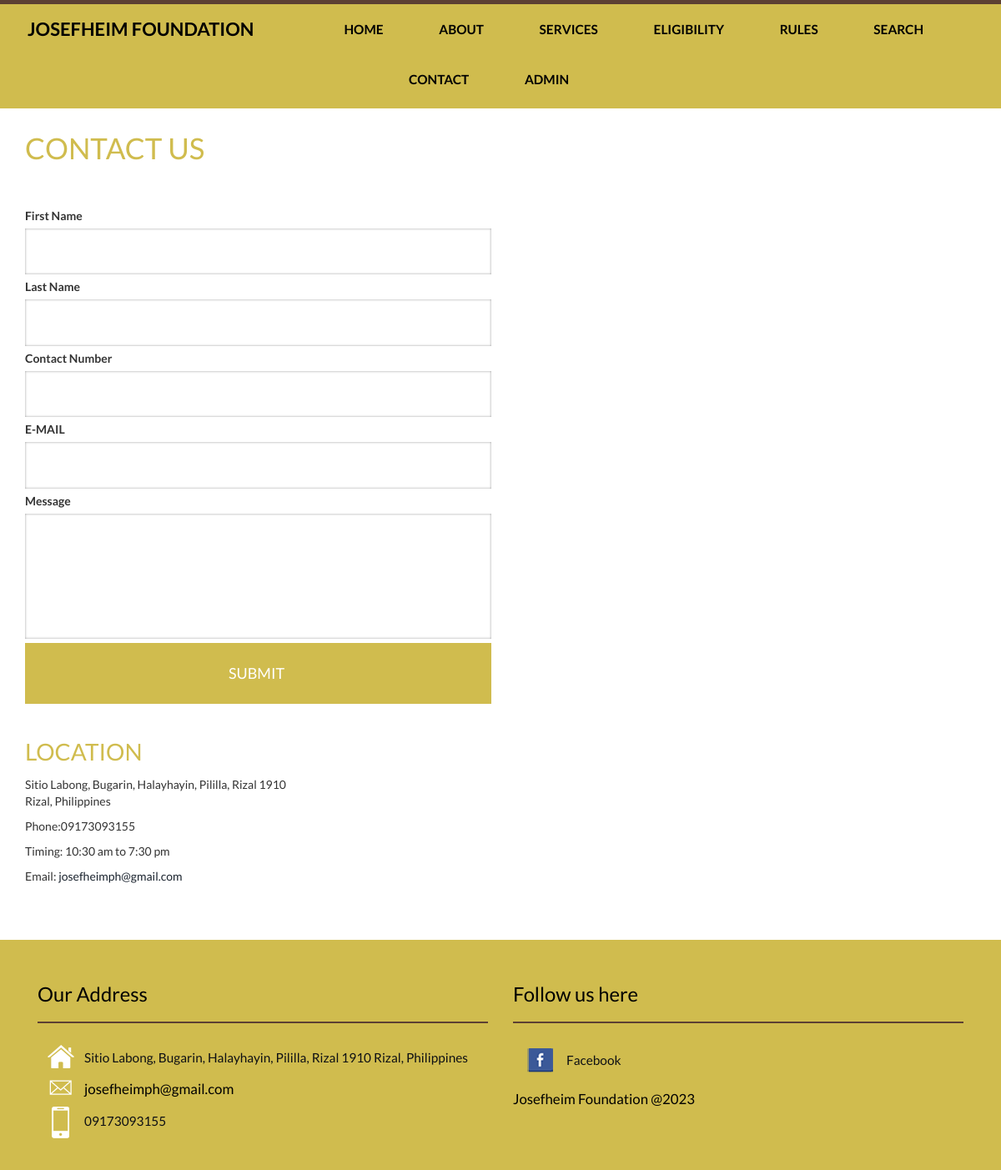
The page /contact.php on the database its author committed.
### tables this page shows
CREATE TABLE `tblpage` (
  `ID` int(10) NOT NULL,
  `PageType` varchar(200) DEFAULT NULL,
  `PageTitle` mediumtext DEFAULT NULL,
  `PageDescription` mediumtext DEFAULT NULL,
  `Email` varchar(200) DEFAULT NULL,
  `MobileNumber` varchar(15) DEFAULT NULL,
  `UpdationDate` date DEFAULT NULL,
  `Timing` varchar(200) NOT NULL
);

### contact.php (the view, shortened to what this page needs)
<?php
include('includes/config.php');
  ?>
<!DOCTYPE HTML>
<html>
<head>
<link href="css/bootstrap.css" rel='stylesheet' type='text/css' />
<link href="css/style.css" rel='stylesheet' type='text/css' />
</head>
<body>
	<?php include_once('includes/header.php');?>
		    <div class="contact_desc">
		        <div class="container">
		        	<h2>Contact Us</h2>
			         <div class="contact-form">
				  	   <form method="post" class="left_form">
					    	<div>
						    	<span><label>First Name</label></span>
						    	<span><input required="true" name="fname" type="text" class="textbox"></span>
						    </div>
						    <div>
						    	<span><label>Last Name</label></span>
						    	<span><input required="true" name="lname" type="text" class="textbox"></span>
						    </div>
						    <div>
						    	<span><label>Contact Number</label></span>
						    	<span><input required="true" name="phone" pattern="[0-9]+" maxlength="10" type="text" class="textbox"></span>
						    </div>
						    <div>
						    	<span><label>E-MAIL</label></span>
						    	<span><input required="" name="email" type="text" class="textbox"></span>
						    </div>
					        <div>
						    	<span><label>Message</label></span>
						    	<span><textarea required="true" name="message"> </textarea></span>
						    </div>
						   <div>
						   		<input type="submit" value="Submit " name="submit" />
						  </div>
					    </form>
					    <div class="clearfix"></div>
				  </div>
				 <div class="content_bottompart">
				 	<div class="company_address">
				 		 <?php
$ret=mysqli_query($con,"select * from tblpage where PageType='contactus' ");
while ($row=mysqli_fetch_array($ret)) {
?>
				     	<h3>Location</h3>
						    	<p><?php  echo $row['PageDescription'];?></p>
				   		<p>Phone:<?php  echo $row['MobileNumber'];?></p>
				   		<p>Timing: <?php  echo $row['Timing'];?></p>
				 	 	<p>Email: <span><a href="mailto:example@email.com"><?php  echo $row['Email'];?></a></span></p><?php } ?>
				     </div>
				      <div class="clearfix"></div>
	                </div>
	             </div>
	          </div>
	<?php include_once('includes/footer.php');?>
</body>
</html>

### includes/footer.php (shortened to what this page needs)
<div class= "footer">
         <div class="container">
            <div class="col-md-6 footer-grid footer-grid1">
                    <div class="Office Address">
                        <h4>Our Address</h4>
                       <ul class="bottom-icons">
                        <?php
$ret=mysqli_query($con,"select * from tblpage where PageType='contactus' ");
while ($row=mysqli_fetch_array($ret)) {
?>
                            <li><a class="home" href="#"><span> </span></a><?php  echo $row['PageDescription'];?></li>
                            <li><a class="mail" href="mailto:info@example.com"><span> </span><?php  echo $row['Email'];?></a></li>
                            <li><a class="mbl" href="#"><span> </span></a><?php  echo $row['MobileNumber'];?></li>
                            <div class="clearfix"> </div><?php } ?>
                        </ul>
                     </div>
                </div>
                <div class="col-md-6 footer-grid footer-grid3">
                    <div class=" Follow us here">
                    <h4> Follow us here</h4>
                        <ul class="bottom-icons two">
                            <li><a class="fbook" href="https://web.facebook.com/josefheimfoundation/?_rdc=1&_rdr"><span> </span></a>Facebook</li>
                        </ul>
                    </div>
                    <div class="copy-center">
                            <p>Josefheim Foundation @2023</p>
                        </div>
                    </div>
                    <div class="clearfix"> </div>
                </div>
            </div>

### css/style.css (style rules this page uses)
body { background: #fff; font-family: 'Lato', sans-serif; }
.contact_desc { padding: 2em 0 3em 0; }
.content_bottompart { padding: 1em 0; }
.contact-form input[type="text"], .contact-form textarea { width: 100%; border: none; outline: none; background: #fff; padding: 17px 18px; font-weight: 400; font-size: 15px; text-transform: uppercase; color: #7e7e7e; margin: 0px 0 5px 0; box-shadow: inset 0px 0px 3px #999; -webkit-box-shadow: inset 0px 0px 3px #999; -moz-box-shadow: inset 0px 0px 3px #999; -o-box-shadow: inset 0px 0px 3px #999; }
form.left_form { float: left; width: 49%; }
.contact-form textarea { height:150px; resize:none; margin:0; }
.contact-form input[type="submit"] { border: none; outline: none; padding: 21px 25px; color: #fff; background: #d0bc4e; text-transform: uppercase; font-weight: 400; font-size: 18px; border: double #d0bc4e; display:block; width:100%; }
.company_address { float: left; width: 30%; }
.footer { background: #d0bc4e; padding: 2em 0; }
.footer p { color: #000000; font-size:1.2em; text-decoration: none; font-weight:400; margin: 0; line-height: 1.9em; }
.footer-grid h4 { color: #000000; font-size: 1.7em; text-decoration: none; font-weight: 400; margin: 1em 0; border-bottom: 2px solid #5c4033; padding: 0px 0 20px 0; }
.contact_desc h2,.contact_desc h3 { color: #d0bc4e; font-size: 2.5em; margin: 0em 1em 1.5em 0em; font-weight: 400; text-transform: uppercase; }
.contact_desc h3 { color: #d0bc4e; margin: 1em 1em 0.5em 0em; font-size: 2em; }
ul.bottom-icons,ul.bottom-icons.two { padding: 0; color: #0e1014; }
ul.bottom-icons li,ul.bottom-icons.two li { display: block; margin-left:0px; list-style: none; color: #0e1014; }
ul.bottom-icons.two li a span { width:32px; height:32px; display: inline-block; background: url('../images/footer.png') no-repeat; vertical-align: middle; -webkit-transition: all 0.3s ease; -moz-transition: all 0.3s ease; -o-transition: all 0.3s ease; transition: all 0.3s ease; margin: 0 16px; }
ul.bottom-icons li a span { width:32px; height:38px; display: inline-block; background: url('../images/icons.png') no-repeat; vertical-align: middle; -webkit-transition: all 0.3s ease; -moz-transition: all 0.3s ease; -o-transition: all 0.3s ease; transition: all 0.3s ease; margin: 0 12px; color: #0e1014; }
ul.bottom-icons li a.home span { background-position: 0px -119px; }
ul.bottom-icons li a.mail span { background-position: 0px -179px; }
ul.bottom-icons li a.mbl span { background-position: 0px -219px; }
ul.bottom-icons.two li a.fbook span { background-position: -0px -0px; }
.bottom-icons li a,.bottom-icons.two li a,.bottom-icons li,.bottom-icons.two li { font-weight: 400; font-size: 1.1em; text-decoration: none; color: #000000; transition: 0.5s all; -webkit-transition: 0.5s all; -moz-transition: 0.5s all; -o-transition: 0.5s all; }
.bottom-icons.two li a { line-height: 2.4em; }

### rows shown on the page
tblpage: PageDescription "Sitio Labong, Bugarin, Halayhayin, Pililla, Rizal 1910 Rizal, Philippines", MobileNumber "09173093155", Timing "10:30 am to 7:30 pm", Email "josefheimph@gmail.com"
